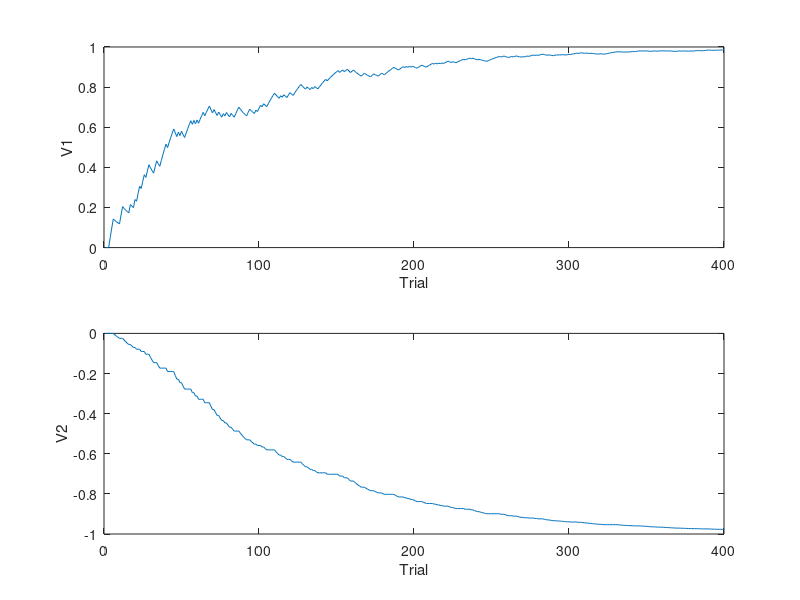
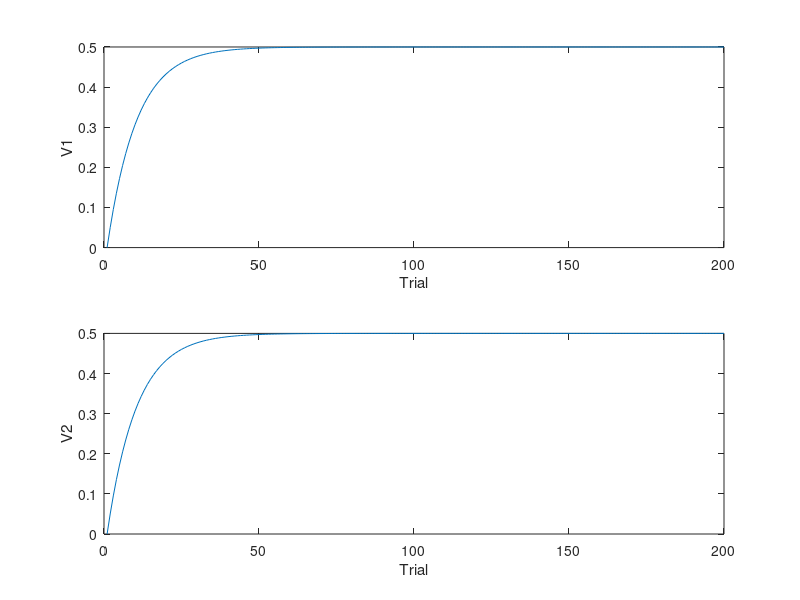

The MATLAB script that drew these images, in order:
%% Q2_1
clc
epsilon = 0.05;
trial=200;
r = zeros(1,trial);
v = zeros(1,trial);
for i=1:trial/2
    r(i)=1;
end
v(1)=0;
for i=1:trial-1
    v(i+1)=v(i)+epsilon*(r(i)-v(i));
end
tr=1:trial;
%{
figure
hold on
plot(tr,v);
xlabel("Trial")
ylabel("V")
hold off
%}

%% Q2_2
clc
epsilon = 0.05;
rewardProbability = 0.5;
trial=200;
r = zeros(1,trial);
v = zeros(1,trial);
for i=1:trial
    if rand()<rewardProbability
        r(i)=2;
    end
end
v(1)=0;
for i=1:trial-1
    v(i+1)=v(i)+epsilon*(r(i)-v(i));
end
tr=1:trial;
%{
figure
hold on
plot(tr,v);
xlabel("Trial")
ylabel("V")
hold off
%}

%% Q2_3
clc
epsilon = 0.05;
trial=200;
r = zeros(1,trial);
v1 = zeros(1,trial);
v2 = zeros(1,trial);
for i=1:trial
    r(i)=1;
end
v1(1)=1;
v2(1)=0;
for i=1:trial-1
    v1(i+1)=v1(i)+epsilon*(r(i)-v1(i)-v2(i));
    v2(i+1)=v2(i)+epsilon*(r(i)-v1(i)-v2(i));
end
tr=1:trial;
%{
figure
hold on
subplot(2,1,1)
plot(tr,v1);
xlabel("Trial")
ylabel("V1")

subplot(2,1,2)
plot(tr,v2);
xlabel("Trial")
ylabel("V2")
hold off
%}

%% Q2_4
clc
epsilon = 0.05;
trial=400;
r = zeros(1,trial);
v1 = zeros(1,trial);
v2 = zeros(1,trial);
v1(1)=0;
v2(1)=0;
for i=1:trial-1
    if rand()<0.5
        r=1;
        v1(i+1)=v1(i)+epsilon*(r-v1(i));
        v2(i+1)=v2(i);
    else
        r=0;
        v1(i+1)=v1(i)+epsilon*(r-v1(i)-v2(i));
        v2(i+1)=v2(i)+epsilon*(r-v1(i)-v2(i));
    end
end
tr=1:trial;
%
figure
hold on
subplot(2,1,1)
plot(tr,v1);
xlabel("Trial")
ylabel("V1")

subplot(2,1,2)
plot(tr,v2);
xlabel("Trial")
ylabel("V2")
hold off
%}

%% Q2_4
clc
epsilon = 0.05;
trial=200;
r = zeros(1,trial);
v1 = zeros(1,trial);
v2 = zeros(1,trial);
v1(1)=0;
v2(1)=0;
r=1;
for i=1:trial-1
    v1(i+1)=v1(i)+epsilon*(r-v1(i)-v2(i));
    v2(i+1)=v2(i)+epsilon*(r-v1(i)-v2(i));
end
tr=1:trial;
%
figure
hold on
subplot(2,1,1)
plot(tr,v1);
xlabel("Trial")
ylabel("V1")

subplot(2,1,2)
plot(tr,v2);
xlabel("Trial")
ylabel("V2")
hold off
%}